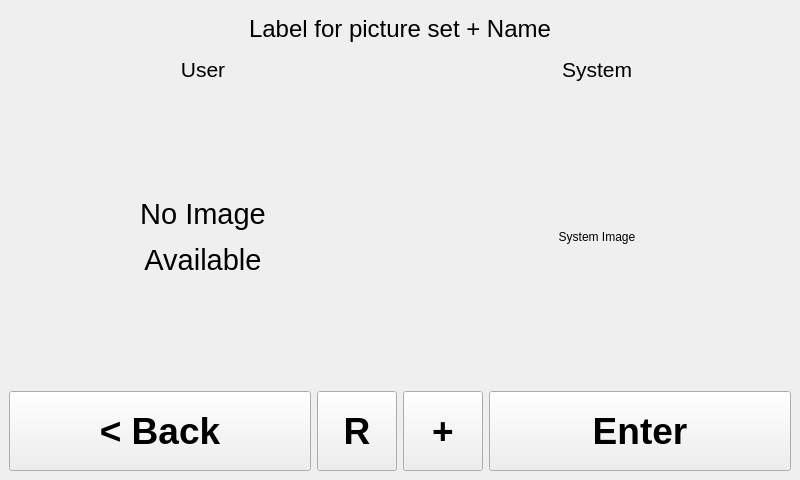
<?xml version="1.0" encoding="UTF-8"?>
<ui version="4.0">
 <class>PictureWindow</class>
 <widget class="QMainWindow" name="PictureWindow">
  <property name="geometry">
   <rect>
    <x>0</x>
    <y>0</y>
    <width>800</width>
    <height>480</height>
   </rect>
  </property>
  <property name="sizePolicy">
   <sizepolicy hsizetype="Fixed" vsizetype="Fixed">
    <horstretch>0</horstretch>
    <verstretch>0</verstretch>
   </sizepolicy>
  </property>
  <property name="minimumSize">
   <size>
    <width>800</width>
    <height>480</height>
   </size>
  </property>
  <property name="maximumSize">
   <size>
    <width>800</width>
    <height>480</height>
   </size>
  </property>
  <property name="cursor">
   <cursorShape>ArrowCursor</cursorShape>
  </property>
  <property name="windowTitle">
   <string>Set Cocktail Picture</string>
  </property>
  <property name="styleSheet">
   <string notr="true"/>
  </property>
  <widget class="QWidget" name="centralwidget">
   <layout class="QGridLayout" name="gridLayout">
    <item row="4" column="0">
     <widget class="QPushButton" name="button_back">
      <property name="minimumSize">
       <size>
        <width>0</width>
        <height>80</height>
       </size>
      </property>
      <property name="maximumSize">
       <size>
        <width>5000</width>
        <height>80</height>
       </size>
      </property>
      <property name="font">
       <font>
        <pointsize>28</pointsize>
        <weight>75</weight>
        <bold>true</bold>
       </font>
      </property>
      <property name="text">
       <string>&lt; Back</string>
      </property>
     </widget>
    </item>
    <item row="4" column="3">
     <widget class="QPushButton" name="button_enter">
      <property name="minimumSize">
       <size>
        <width>0</width>
        <height>80</height>
       </size>
      </property>
      <property name="maximumSize">
       <size>
        <width>5000</width>
        <height>80</height>
       </size>
      </property>
      <property name="font">
       <font>
        <pointsize>28</pointsize>
        <weight>75</weight>
        <bold>true</bold>
       </font>
      </property>
      <property name="text">
       <string>Enter</string>
      </property>
      <property name="cssClass" stdset="0">
       <string>btn-inverted</string>
      </property>
     </widget>
    </item>
    <item row="0" column="0" colspan="4">
     <widget class="QLabel" name="label_titel">
      <property name="maximumSize">
       <size>
        <width>16777215</width>
        <height>40</height>
       </size>
      </property>
      <property name="font">
       <font>
        <pointsize>18</pointsize>
       </font>
      </property>
      <property name="text">
       <string>Label for picture set + Name</string>
      </property>
      <property name="alignment">
       <set>Qt::AlignCenter</set>
      </property>
      <property name="cssClass" stdset="0">
       <string>secondary bold</string>
      </property>
     </widget>
    </item>
    <item row="4" column="2">
     <widget class="QPushButton" name="button_upload">
      <property name="minimumSize">
       <size>
        <width>0</width>
        <height>80</height>
       </size>
      </property>
      <property name="maximumSize">
       <size>
        <width>80</width>
        <height>80</height>
       </size>
      </property>
      <property name="font">
       <font>
        <pointsize>28</pointsize>
        <weight>75</weight>
        <bold>true</bold>
       </font>
      </property>
      <property name="text">
       <string>+</string>
      </property>
      <property name="cssClass" stdset="0">
       <string>btn-inverted neutral</string>
      </property>
     </widget>
    </item>
    <item row="4" column="1">
     <widget class="QPushButton" name="button_remove">
      <property name="minimumSize">
       <size>
        <width>0</width>
        <height>80</height>
       </size>
      </property>
      <property name="maximumSize">
       <size>
        <width>80</width>
        <height>80</height>
       </size>
      </property>
      <property name="font">
       <font>
        <pointsize>28</pointsize>
        <weight>75</weight>
        <bold>true</bold>
       </font>
      </property>
      <property name="text">
       <string>R</string>
      </property>
      <property name="cssClass" stdset="0">
       <string>btn-inverted destructive</string>
      </property>
     </widget>
    </item>
    <item row="2" column="2" colspan="2">
     <widget class="QLabel" name="picture_system">
      <property name="text">
       <string>System Image</string>
      </property>
      <property name="scaledContents">
       <bool>true</bool>
      </property>
      <property name="alignment">
       <set>Qt::AlignCenter</set>
      </property>
     </widget>
    </item>
    <item row="2" column="0" colspan="2">
     <widget class="QLabel" name="picture_user">
      <property name="font">
       <font>
        <pointsize>22</pointsize>
       </font>
      </property>
      <property name="text">
       <string>&lt;html&gt;&lt;head/&gt;&lt;body&gt;&lt;p&gt;No Image&lt;/p&gt;&lt;p&gt;Available&lt;/p&gt;&lt;/body&gt;&lt;/html&gt;</string>
      </property>
      <property name="scaledContents">
       <bool>true</bool>
      </property>
      <property name="alignment">
       <set>Qt::AlignCenter</set>
      </property>
      <property name="cssClass" stdset="0">
       <string>neutral</string>
      </property>
     </widget>
    </item>
    <item row="1" column="0" colspan="2">
     <widget class="QLabel" name="label_user">
      <property name="maximumSize">
       <size>
        <width>16777215</width>
        <height>28</height>
       </size>
      </property>
      <property name="font">
       <font>
        <pointsize>16</pointsize>
       </font>
      </property>
      <property name="text">
       <string>User</string>
      </property>
      <property name="alignment">
       <set>Qt::AlignCenter</set>
      </property>
     </widget>
    </item>
    <item row="1" column="2" colspan="2">
     <widget class="QLabel" name="label_system">
      <property name="maximumSize">
       <size>
        <width>16777215</width>
        <height>28</height>
       </size>
      </property>
      <property name="font">
       <font>
        <pointsize>16</pointsize>
       </font>
      </property>
      <property name="text">
       <string>System</string>
      </property>
      <property name="alignment">
       <set>Qt::AlignCenter</set>
      </property>
     </widget>
    </item>
   </layout>
  </widget>
 </widget>
 <resources/>
 <connections/>
</ui>
